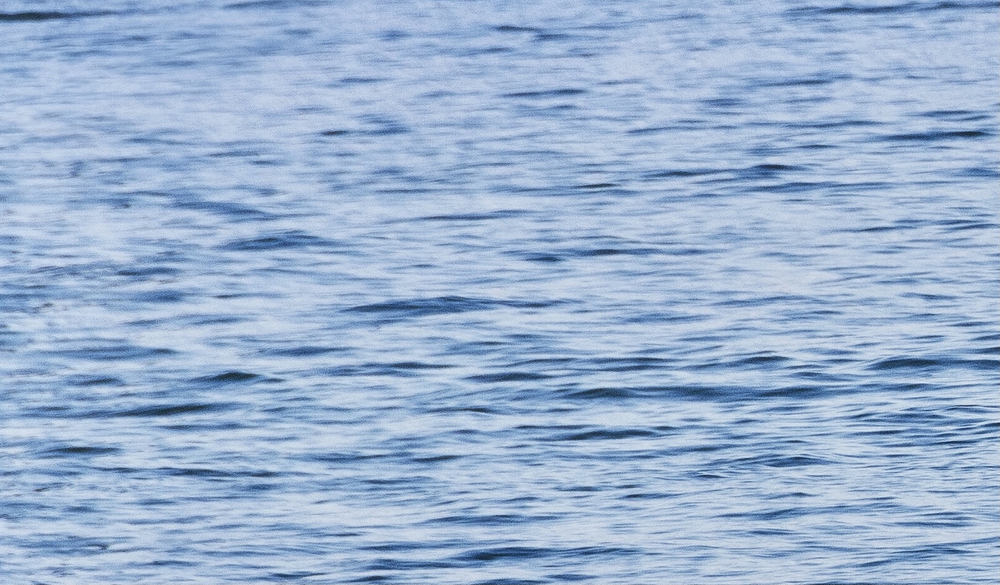
#> input picture text_img/thoughness/li.png, 1000 x 585 px, shrunk from 1597 x 935 before the run
$ python improved_box.py
#> lines starting #> are read from the running program, lines starting #| are printed output that depends on the picture; long printed decimals are rounded
import imutils
import numpy as np
from matplotlib import pyplot as plt
import cv2


def boxCounting_1(img):
    """
    计算二值图像计盒维数（像素点在盒子边缘）
    """
    h, w = img.shape[:2]
    print(type(img))
    print(h, w, type(h))
    Nr = []  # 盒子数列表
    box_img = np.zeros((h, w))  # 初始化一个盒子维图
    # for i in range(1, min(h // 2 + 1, w // 2 + 1)):  # 盒子边长从1到图片最小尺寸的二分之一
    for i in range(1, 5):  # 盒子边长从1到图片最小尺寸的二分之一
        box_img = np.zeros((h, w))  # 初始化一个盒子维图
        box_num = 0  # 初始化盒子数
        for row in range(h // i):  # （h//i）为盒子的行数，（w//i）为盒子的列数
            for col in range(w // i):  # h,w为一个盒子立方体的边长
                max_g = img[row * i:(row + 1) * i + 1, col * i:(col + 1) * i + 1].max()  # 矩阵中最大值
                min_g = img[row * i:(row + 1) * i + 1, col * i:(col + 1) * i + 1].min()  # 矩阵中最小值
                # print(max_g, min_g)
                par_num = int((max_g - min_g) / i) + 1
                # print(par_num)
                box_num = par_num + box_num
                #  上下两行都去掉，换成int[(max-min)/i]+1，是该区域A需要补充的盒子数量
                box_img[row * i:(row + 1) * i + 1, col * i:(col + 1) * i + 1] = max_g
                #  建立新的图，在上面填充，可以用到上面的if里面的区域
        if i < 4:
            box_img = box_img.astype(np.uint8)
            cv2.imshow("box_img", box_img)
            cv2.waitKey(0)

        Nr.append(box_num)
    return Nr, 1


def improved(img):
    print(type(img), img)
    h, w = img.shape[:2]

    print(h, w, type(h))
    Nr = []  # 盒子数列表
    box_img = np.zeros((h, w))  # 初始化一个盒子维图
    # for i in range(1, min(h // 2 + 1, w // 2 + 1)):  # 盒子边长从1到图片最小尺寸的二分之一
    for i in range(1, 5):  # 盒子边长从1到图片最小尺寸的二分之一
        box_img = np.zeros((h, w))  # 初始化一个盒子维图
        box_num = 0  # 初始化盒子数
        for row in range(h // i):  # （h//i）为盒子的行数，（w//i）为盒子的列数
            for col in range(w // i):  # h,w为一个盒子立方体的边长
                temp_box = img[row * i:(row + 1) * i + 1, col * i:(col + 1) * i + 1]
                # print('temp_box', np.shape(temp_box))
                max_g = temp_box.max()  # 矩阵中最大值
                min_g = temp_box.min()  # 矩阵中最小值

                gamma = np.sum(temp_box - min_g) / ((max_g - min_g) * i * i)  # gamma值
                if gamma > 0.9:
                    par_num = 1
                    max_g = min_g
                else:
                    par_num = int((max_g - min_g) / i) + 1
                # print(par_num)
                box_num = par_num + box_num
                #  上下两行都去掉，换成int[(max-min)/i]+1，是该区域A需要补充的盒子数量
                box_img[row * i:(row + 1) * i + 1, col * i:(col + 1) * i + 1] = max_g
                #  建立新的图，在上面填充，可以用到上面的if里面的区域
        if i < 4:
            plt.imshow(box_img)
            plt.show()
            box_img = box_img.astype(np.uint8)
            cv2.imshow("box_img", box_img)
            cv2.waitKey(0)

        Nr.append(box_num)
    return Nr, 1


def Least_squares(x, y):
    """
    输入x、y坐标集，用最小二乘法拟合曲线
    输出拟合直线y = ax+b 的参数a,b，和相关系数r
    """
    x_ = x.mean()
    y_ = y.mean()
    m = np.zeros(1)
    n = np.zeros(1)
    k = np.zeros(1)
    p = np.zeros(1)
    l1 = np.zeros(1)
    l2 = np.zeros(1)
    l1_ = np.zeros(1)
    l2_ = np.zeros(1)
    r = np.zeros(1)

    for i in np.arange(len(x)):
        k = (x[i] - x_) * (y[i] - y_)
        m += k
        p = np.square(x[i] - x_)
        n = n + p
        l1 = np.square(x[i] - x_)
        l1_ = l1_ + l1
        l2 = np.square(y[i] - y_)
        l2_ = l2_ + l2

    a = m / n
    b = y_ - a * x_
    r = m / np.sqrt(l1_ * l2_)

    return a, b, r


def run_box(o, func):
    # 计算二值图像计盒维数
    Nr, interval = func(o)
    print('Nr', Nr)
    print('Nr_len', len(Nr))

    x = np.log(range(interval, interval * len(Nr) + interval, interval))
    y = np.log(Nr)

    # 最小二乘法拟合直线
    a, b, r = Least_squares(x, y)
    print(a, b, r * r)
    y1 = a * x + b

    # 设置微软雅黑，支持中文显示
    plt.rcParams['font.sans-serif'] = ['SimHei']
    # 新建一个figure对象
    plt.figure(figsize=(10, 5), facecolor='w')

    plt.plot(x, y, 'bo', lw=2, markersize=6, label='散点数据')
    plt.plot(x, y1, 'r-', lw=2, markersize=6, label='y = %.4fx+%.4f' % (a, b))
    plt.grid(b=True, ls=':')
    plt.xlabel(u'Ln[r]', fontsize=16)
    plt.ylabel(u'Ln[N(r)]', fontsize=16)
    plt.legend()  # 用来显示标签
    plt.text(0.1, 0.9, 'R^2 = %.4f' % float(r * r), fontsize=12, style="italic", weight="light",
             verticalalignment='center', horizontalalignment='right', rotation=0)
    plt.show()

    cv2.waitKey()
    cv2.destroyAllWindows()


if __name__ == "__main__":
    o = cv2.imread("./text_img/thoughness/li.png", cv2.IMREAD_GRAYSCALE)
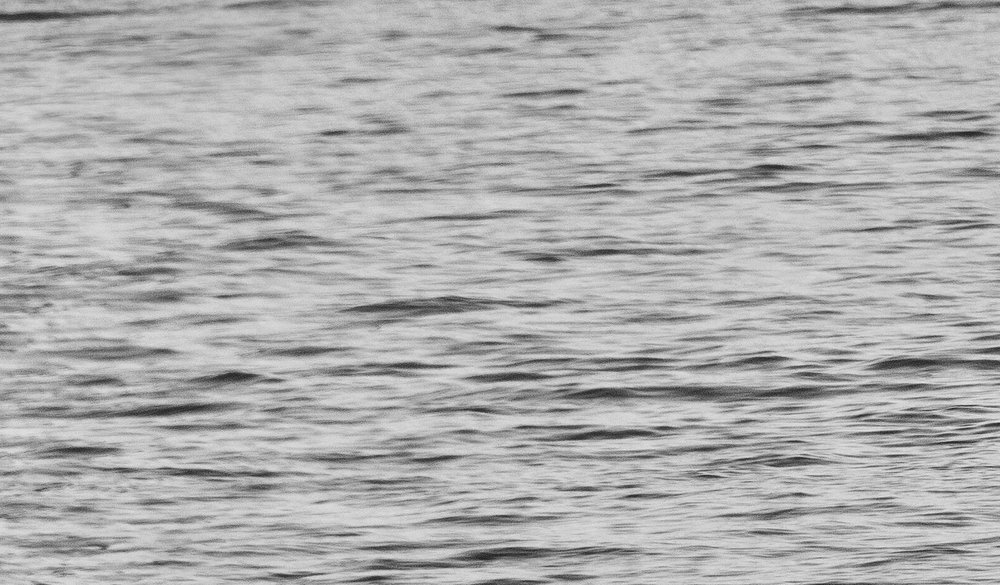
#> o: shape (585, 1000); min 26, max 231, mean 174.1
    # thresh = cv2.threshold(o, 100, 255, cv2.THRESH_BINARY_INV)[1]
    cv2.imshow('Original', o)
    # [6 lines of commented-out code are left out]
    run_box(o, improved)
#> (printed output is left out)
#| 585 1000 <class 'int'>
#> the loop in improved, `for i in range(1, 5):` made 4 passes
#> pass 1, in improved, `plt.show()`:
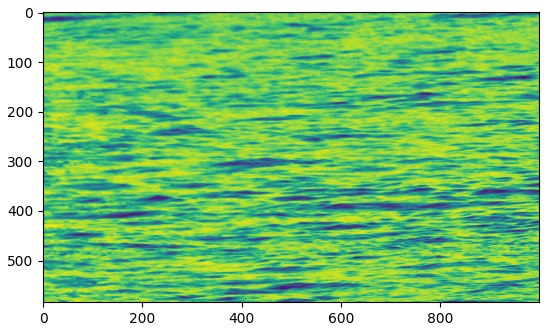
#> figure drawn by matplotlib, 1 panel
#> pass 1, in improved, `cv2.imshow("box_img", box_img)`:
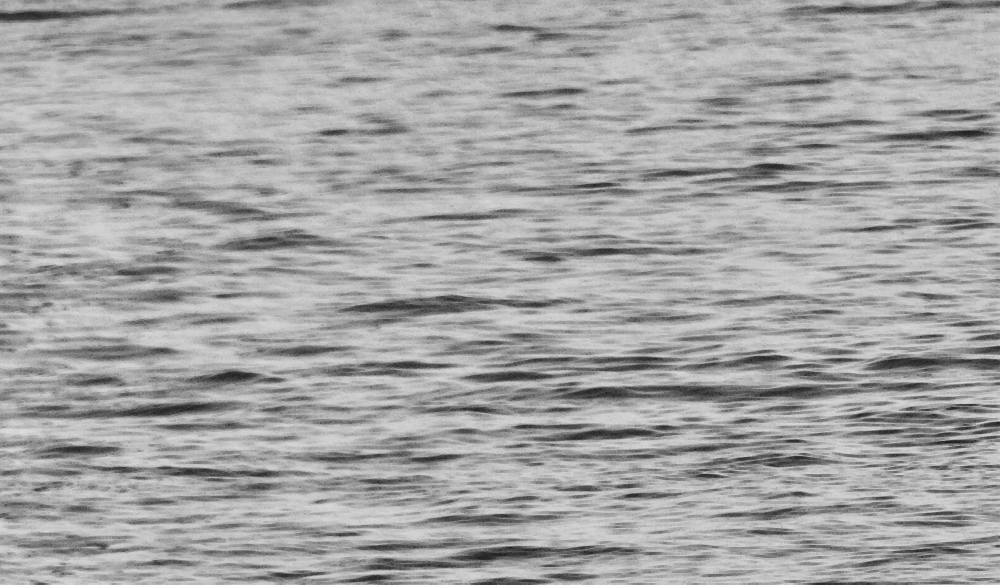
#> window 'box_img': shape (585, 1000); min 26, max 220, mean 164.6
#> pass 2, in improved, `plt.show()`:
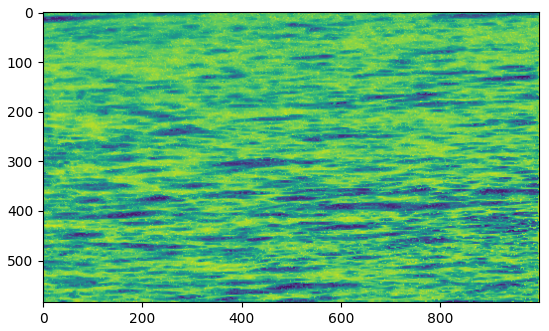
#> figure drawn by matplotlib, 1 panel
#> pass 2, in improved, `cv2.imshow("box_img", box_img)`:
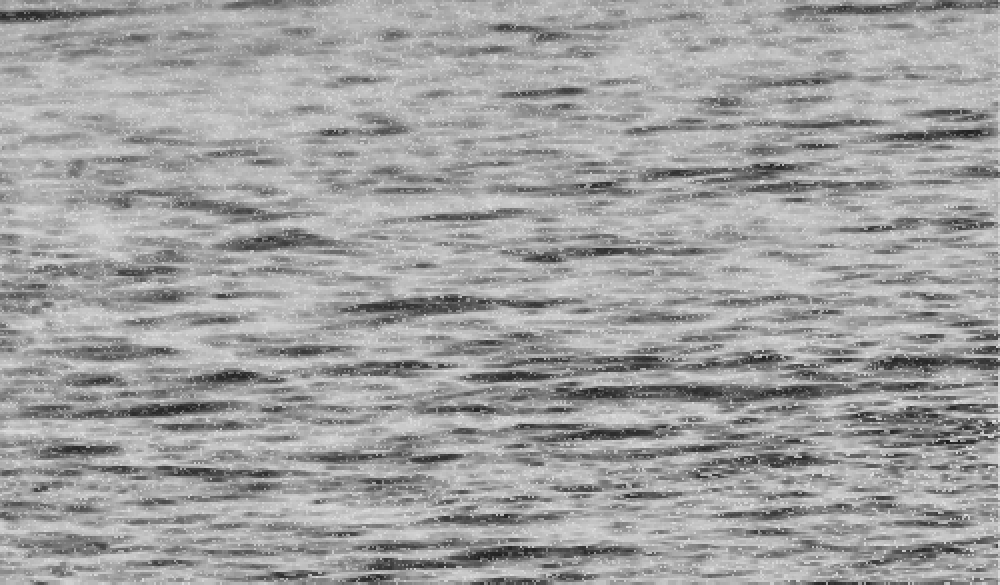
#> window 'box_img': shape (585, 1000); min 26, max 231, mean 160.3
#> after the loop in improved, `for i in range(1, 5):`:
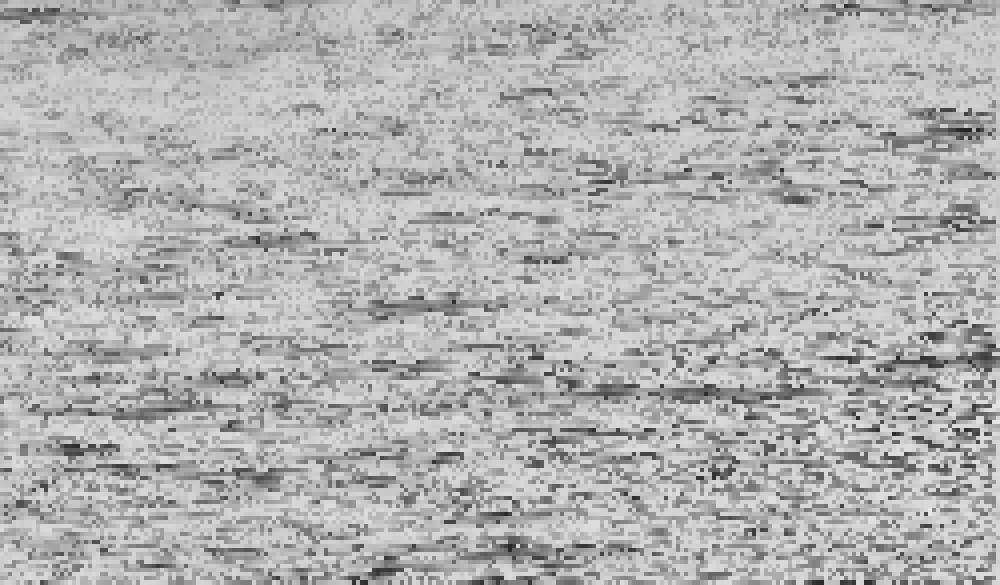
#> box_img: shape (585, 1000) float64; min 34, max 231, mean 177.4
#> after the loop in improved, `for i in range(1, 5):`: Nr = [585000, 335727, 388619, 307371]
#> in run_box, `Nr, interval = func(o)`: interval = 1
#| Nr [585000, 335727, 388619, 307371]
#| Nr_len 4
#> in run_box, `x = np.log(range(interval, interval * len(Nr) + interval, interval))`: x = [0, 0.693, 1.1, 1.39]
#> in run_box, `y = np.log(Nr)`: y = [13.28, 12.72, 12.87, 12.64]
#> in Least_squares, `x_ = x.mean()`: x_ = 0.795
#> in Least_squares, `y_ = y.mean()`: y_ = 12.88
#> the loop in Least_squares, `for i in np.arange(len(x)):` made 4 passes
#> (k, m, p, n, l1, l1_, l2, l2_) on passes 1 to 4: (-0.319, [-0.319], 0.631, [0.631], 0.631, [0.631], 0.162, [0.162]), (0.0155, [-0.304], 0.0103, [0.642], 0.0103, [0.642], 0.0235, [0.185]), (-0.00214, [-0.306], 0.0925, [0.734], 0.0925, [0.734], 4.96e-05, [0.185]), (-0.143, [-0.449], 0.35, [1.08], 0.35, [1.08], 0.0584, [0.244])
#> in Least_squares, `a = m / n`: a = [-0.414]
#> in Least_squares, `b = y_ - a * x_`: b = [13.21]
#> in Least_squares, `r = m / np.sqrt(l1_ * l2_)`: r = [-0.874]
#> in run_box, `a, b, r = Least_squares(x, y)`: a = [-0.414]; b = [13.21]; r = [-0.874]
#| [-0.4141] [13.206] [0.7634]
#> in run_box, `y1 = a * x + b`: y1 = [13.21, 12.92, 12.75, 12.63]
#> (the run stopped early here; a loop or call above may not have finished)
